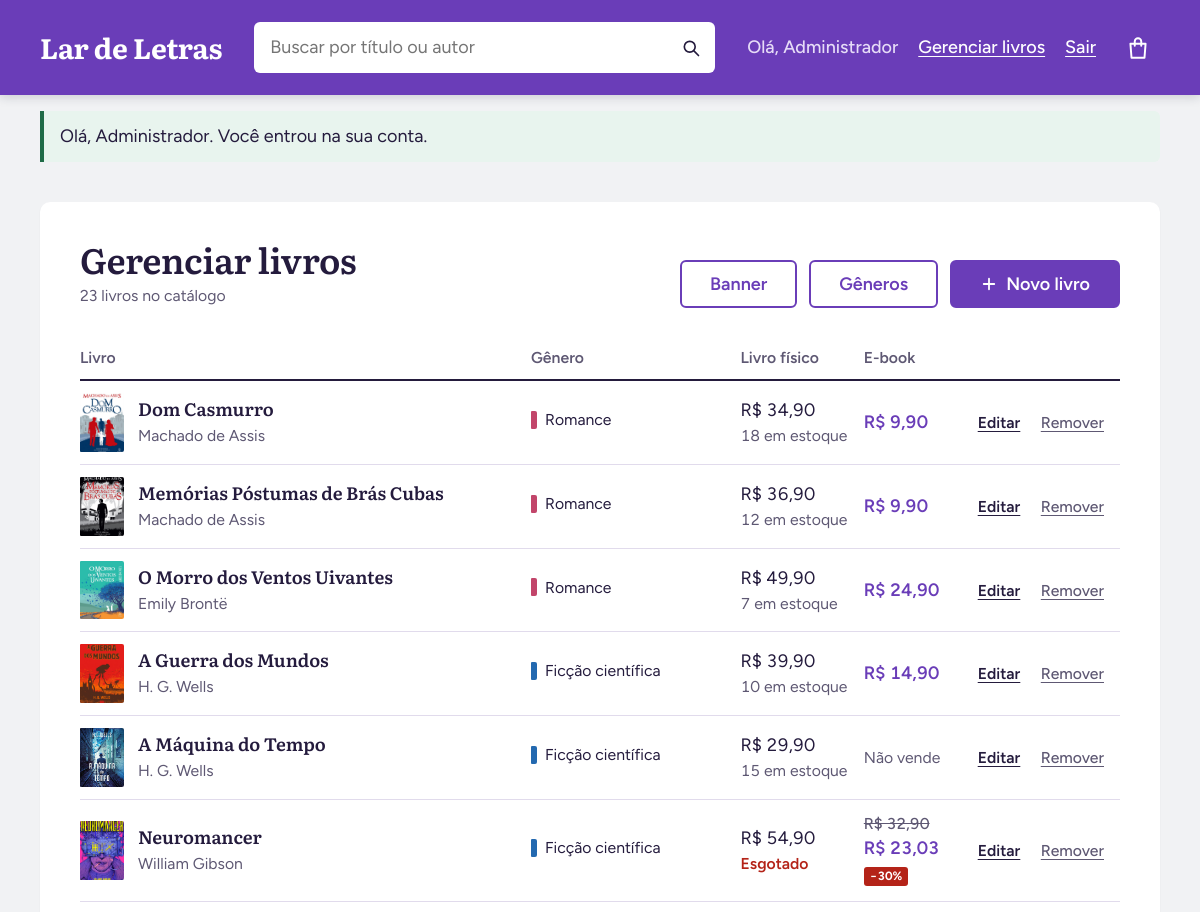
The app's page /admin.php (signed in, upper part), older data.
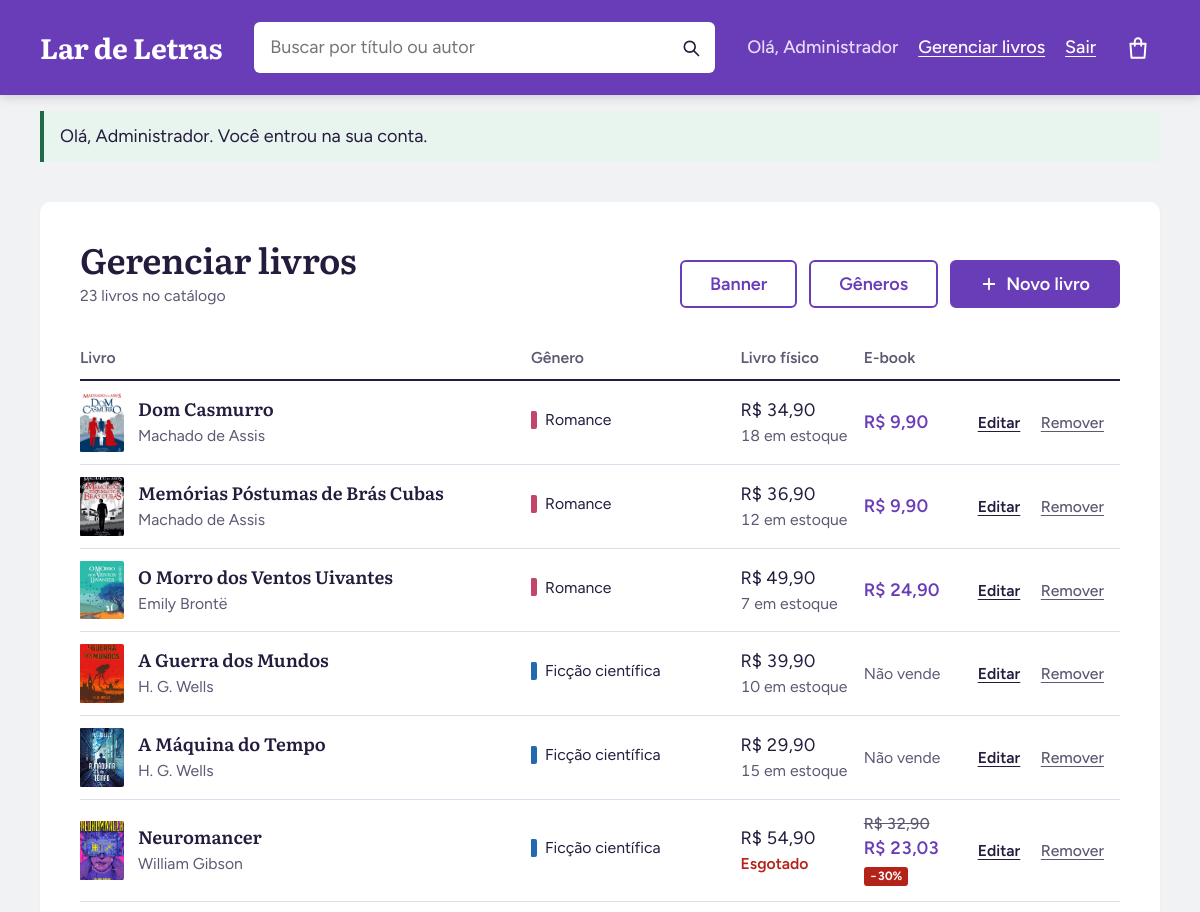
The same page, newer data.
### tables this page shows
CREATE TABLE livros (
    id             INT UNSIGNED AUTO_INCREMENT PRIMARY KEY,
    titulo         VARCHAR(160) NOT NULL,
    autor          VARCHAR(160) NOT NULL,
    descricao      TEXT         NULL,
    genero_id      INT UNSIGNED NOT NULL,
    idioma         VARCHAR(30)  NOT NULL DEFAULT 'Português',
    ano            SMALLINT     NULL,
    paginas        SMALLINT UNSIGNED NULL,
    imagem         VARCHAR(160) NULL,           
    preco_fisico   DECIMAL(8,2) NULL,           
    estoque        INT UNSIGNED NOT NULL DEFAULT 0,
    preco_digital  DECIMAL(8,2) NULL,           
    desconto_fisico  TINYINT UNSIGNED NOT NULL DEFAULT 0,   
    desconto_digital TINYINT UNSIGNED NOT NULL DEFAULT 0,
    lancamento     TINYINT(1)   NOT NULL DEFAULT 0,
    mais_vendido   TINYINT(1)   NOT NULL DEFAULT 0,
    banner         TINYINT(1)   NOT NULL DEFAULT 0,    
    banner_ordem     TINYINT UNSIGNED NOT NULL DEFAULT 0,   
    banner_cor       CHAR(7)      NULL,      
    banner_chamada   VARCHAR(120) NULL,      
    banner_descricao TEXT         NULL,      
    CONSTRAINT chk_preco_fisico  CHECK (preco_fisico IS NULL OR preco_fisico > 0),
    CONSTRAINT chk_preco_digital CHECK (preco_digital IS NULL OR preco_digital > 0),
    CONSTRAINT chk_algum_formato CHECK (preco_fisico IS NOT NULL OR preco_digital IS NOT NULL),
    CONSTRAINT chk_descontos CHECK (desconto_fisico <= 100 AND desconto_digital <= 100),
    CONSTRAINT fk_livro_genero FOREIGN KEY (genero_id) REFERENCES generos (id)
);

CREATE TABLE generos (
    id         INT UNSIGNED AUTO_INCREMENT PRIMARY KEY,
    nome       VARCHAR(60)  NOT NULL,
    slug       VARCHAR(60)  NOT NULL UNIQUE,   
    cor        CHAR(7)      NOT NULL DEFAULT '#6A3DB8',   
    cor_texto  CHAR(7)      NOT NULL DEFAULT '#FFFFFF',
    ordem      TINYINT UNSIGNED NOT NULL DEFAULT 0   
);

### admin.php (the view, shortened to what the changed rows need)
<?php
require_once __DIR__ . '/includes/funcoes.php';
$acao_get = $_GET['acao'] ?? '';
$modo     = in_array($acao_get, ['novo', 'editar', 'generos', 'banner'], true) ? $acao_get : 'lista';
if ($modo === 'lista') {
    $livros = $conexao->query(SQL_LIVROS . " ORDER BY g.ordem, l.titulo")->fetchAll();
}
require __DIR__ . '/includes/cabecalho.php';
?>
<?php if ($modo === 'lista'): ?>
    <section class="admin">
        <div class="admin-topo">
            <div>
                <h1 class="secao-titulo">Gerenciar livros</h1>
            </div>
        </div>
        <?php if (!$livros): ?>
            <p class="vazio">O catálogo está vazio. <a href="admin.php?acao=novo">Adicione o primeiro livro</a></p>
        <?php else: ?>
            <div class="tabela-rolagem">
                <table class="tabela-admin">
                    <thead>
                        <tr>
                            <th scope="col">Livro</th>
                            <th scope="col">Gênero</th>
                            <th scope="col">Livro físico</th>
                            <th scope="col">E-book</th>
                            <th scope="col"><span class="so-leitor">Ações</span></th>
                        </tr>
                    </thead>
                    <tbody>
                        <?php foreach ($livros as $livro): ?>
                            <tr>
                                <td>
                                    <div class="admin-livro">
                                        <span class="admin-capa"><?= capa($livro) ?></span>
                                        <span>
                                            <a href="livro.php?id=<?= (int) $livro['id'] ?>"><?= e($livro['titulo']) ?></a>
                                            <span class="admin-autor"><?= e($livro['autor']) ?></span>
                                        </span>
                                    </div>
                                </td>
                                <td>
                                    <span class="admin-genero" style="<?= cores_genero($livro) ?>"><?= e($livro['genero_nome']) ?></span>
                                </td>
                                <td>
                                    <?php if ($livro['preco_fisico'] === null): ?>
                                        <span class="admin-nao">Não vende</span>
                                    <?php else: ?>
                                        <?= preco_html($livro['preco_fisico'], $livro['desconto_fisico']) ?>
                                        <span class="admin-estoque<?= (int) $livro['estoque'] === 0 ? ' zerado' : '' ?>">
                                            <?= (int) $livro['estoque'] === 0 ? 'Esgotado' : (int) $livro['estoque'] . ' em estoque' ?>
                                        </span>
                                    <?php endif; ?>
                                </td>
                                <td>
                                    <?php if ($livro['preco_digital'] === null): ?>
                                        <span class="admin-nao">Não vende</span>
                                    <?php else: ?>
                                        <span class="admin-digital"><?= preco_html($livro['preco_digital'], $livro['desconto_digital']) ?></span>
                                    <?php endif; ?>
                                </td>
                                <td class="admin-acoes">
                                    <a class="botao-texto" href="admin.php?acao=editar&amp;id=<?= (int) $livro['id'] ?>">Editar</a>
                                    <form action="admin.php" method="post"
                                          data-confirmar="Remover “<?= e($livro['titulo']) ?>” do catálogo? Isso não pode ser desfeito.">
                                        <button type="submit" class="botao-texto botao-perigo">Remover</button>
                                    </form>
                                </td>
                            </tr>
                        <?php endforeach; ?>
                    </tbody>
                </table>
            </div>
        <?php endif; ?>
    </section>
<?php endif; ?>
<?php require __DIR__ . '/includes/rodape.php'; ?>

### includes/funcoes.php (shortened to what the changed rows need)
<?php
function e($texto): string
{
    return htmlspecialchars((string) $texto, ENT_QUOTES, 'UTF-8');
}
function preco($valor): string
{
    return 'R$ ' . number_format((float) $valor, 2, ',', '.');
}
function preco_final($preco, $desconto): float
{
    $desconto = max(0, min(100, (int) $desconto));
    return round((float) $preco * (100 - $desconto) / 100, 2);
}
function preco_html($preco, $desconto): string
{
    $desconto = (int) $desconto;
    if ($desconto <= 0) {
        return preco($preco);
    }
    return '<span class="so-leitor">De </span><s class="preco-antigo">' . preco($preco) . '</s> '
         . '<span class="so-leitor">por </span><span class="preco-promo">' . preco(preco_final($preco, $desconto)) . '</span> '
         . '<span class="selo-desconto">−' . $desconto . '%</span>';
}
function capa(array $livro, string $alt = ''): string
{
    if (!empty($livro['imagem'])) {
        return '<img src="imagens/' . e($livro['imagem']) . '" alt="' . e($alt) . '" loading="lazy">';
    }
    $estilo = isset($livro['genero_cor']) ? ' style="' . cores_genero($livro) . '"' : '';
    $rotulo = $alt !== '' ? ' role="img" aria-label="' . e($alt) . '"' : ' aria-hidden="true"';
    return '<span class="capa-desenhada"' . $estilo . $rotulo . '>'
         . '<span class="capa-desenhada-titulo">' . e($livro['titulo']) . '</span>'
         . '<span class="capa-desenhada-autor">' . e($livro['autor']) . '</span>'
         . '</span>';
}
function cores_genero(array $item): string
{
    $cor   = $item['genero_cor'] ?? $item['cor'];
    $texto = $item['genero_cor_texto'] ?? $item['cor_texto'];
    return '--cor:' . e($cor) . ';--cor-texto:' . e($texto) . ';';
}

Row changes from the older to the newer data that the page shows:
changed livros "A Guerra dos Mundos": preco_digital+desconto_digital "R$ 14,90" → (not shown); now shows "Não vende"
